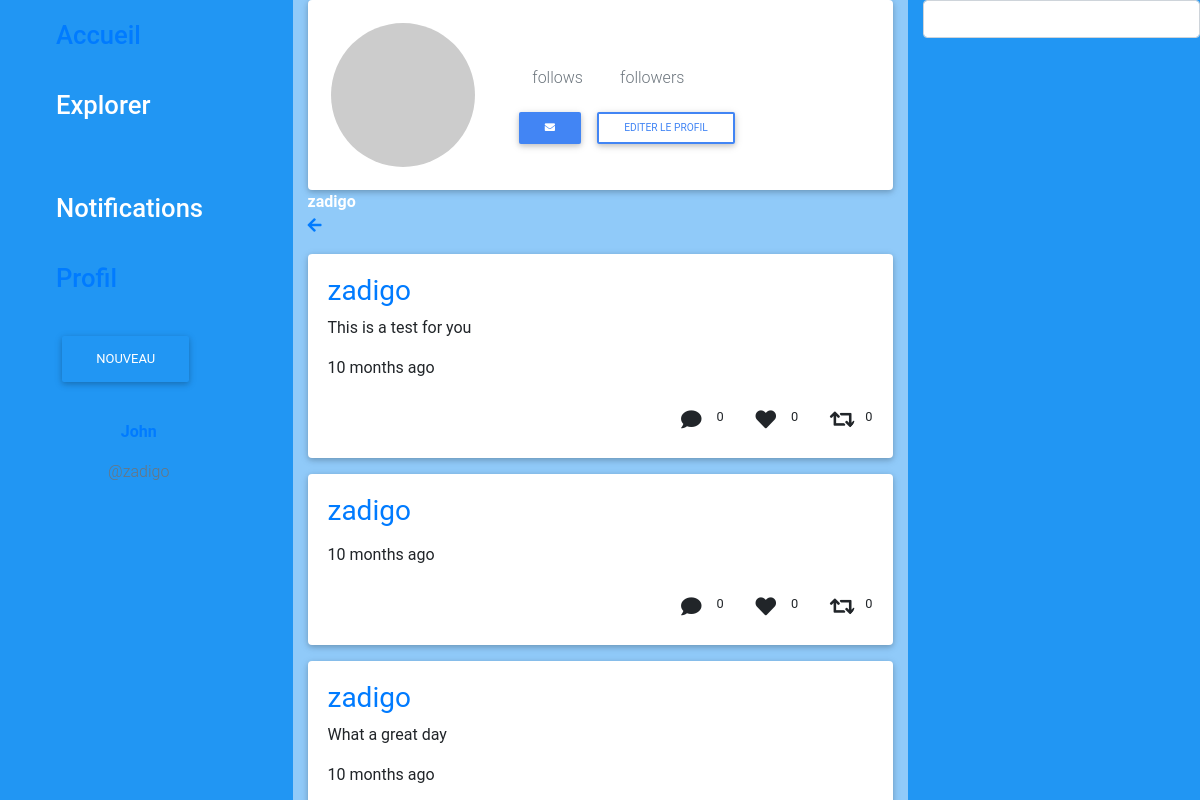
/feed/u/zadigo (signed in), run on the app's committed database.
### accounts/models.py (models this page shows, shortened)
class MyUser(AbstractBaseUser):
    email       = models.EmailField(max_length=255, unique=True)
    firstname      = models.CharField(max_length=100, null=True, blank=True)
    lastname         = models.CharField(max_length=100, null=True, blank=True)
    username         = models.CharField(max_length=50, null=True, blank=True)
    is_active        = models.BooleanField(default=True)
    is_admin            = models.BooleanField(default=False)
    is_staff            = models.BooleanField(default=False)
    objects = managers.MyUserManager()
    USERNAME_FIELD      = 'email'
    REQUIRED_FIELDS     = []

class MyUserProfile(models.Model):
    myuser              = models.OneToOneField(MyUser, on_delete=models.CASCADE)
    customer_id           = models.CharField(max_length=100, blank=True, null=True, help_text='Stripe customer ID')
    birthdate         = models.DateField(default=timezone.now, blank=True, null=True)
    telephone           = models.CharField(max_length=20, blank=True, null=True)
    address            = models.CharField(max_length=150, blank=True, null=True)
    city               = models.CharField(max_length=100, blank=True, null=True)
    zip_code           = models.IntegerField(blank=True, null=True)
    follows   = models.ManyToManyField('self', related_name='followed_by', symmetrical=False)
    avatar   = models.URLField(blank=True, null=True)
    objects = models.Manager()

### feed/models.py (models this page shows, shortened)
class Conversation(models.Model):
    body = models.CharField(max_length=255)
    created_by = models.ForeignKey(MYUSER, on_delete=models.DO_NOTHING)
    created_on = models.DateTimeField(auto_now_add=True)
    class Meta:
        ordering = ['-created_on']
        indexes = [
            models.Index(fields=['created_by'])
        ]
    objects = models.Manager()
    conversations_manager = managers.ConversationsManager.as_manager()

### feed/views.py (the view)
# urls.py: url(r'^u/(?P<username>\w+)$', views.UserTimeLine.as_view(), name='user_timeline'),
class UserTimeLine(LoginRequiredMixin, CustomDetailView):
    template_name = 'pages/user_feed.html'

### feed/views.py (called while the page is built)
    def get_object(self, queryset=None):
        if queryset is None:
            queryset = self.get_queryset()
        username = self.kwargs.get('username')
        if username is not None:
            queryset = queryset.filter(username__iexact=username)
            try:
                user_timeline_to_view = queryset.get()
            except:
                raise Http404(f"The following user '{username}' could not be found")
            return user_timeline_to_view
        else:
            raise AttributeError('CustomDetailView should be called with a username in the url parameters')

### feed/templates/pages/user_feed.html (shortened to what this page needs)
{% extends "pages/index.html" %}
{% load i18n humanize %}
{% block middle_header %}
    <div class="card">
        <div class="profile-banner" style="background-image: url('https://images.unsplash.com/photo-1599231666334-ca0dbd7ad2da?ixlib=rb-1.2.1&ixid=eyJhcHBfaWQiOjEyMDd9&auto=format&fit=crop&w=500&q=80');">
            <div class="card-body">
                <div class="row">
                    <div class="col-4">
                        <div class="avatar">
                            <img src="{{ user_feed.avatar|default:'https://via.placeholder.com/300' }}" class="img-fluid" alt="{{ user_feed.username }}">
                        </div>
                    </div>
                    <div class="col-8 white-text">
                        <h2>{{ user_feed.username }}</h2>
                        <div class="details d-flex flex-direction-row justify-content-left">
                            <p class="font-weight-bolder" id="follows">
                                <a href="{% url 'feed:follows' user_feed.username %}" class="white-text">
                                    {{ user_feed.myuserprofile.follows.count|default:0 }} <span class="text-muted font-weight-light">follows</span>
                                </a>
                            </p>
                            <p class="ml-4 font-weight-bolder" id="followers">
                                <a href="{% url 'feed:followers' user_feed.username %}" class="white-text">
                                    {{ user_feed.myuserprofile.followed_by.count|default:0 }} <span class="text-muted font-weight-light">followers</span>
                                </a>
                            </p>
                        </div>
                        <p>
                            <a href="{% url 'directmessages:messages' user.id user_feed.id %}" class="btn btn-sm btn-primary ml-0">
                                <i class="fa fa-envelope fa-1x"></i>
                            </a>
                            {% if user.username != user_feed.username %}
                                {% if user.myuserprofile in user_feed.myuserprofile.followed_by.all %}
                                    <a href="{% url 'feed:unfollow' user_feed.username %}" class="btn btn-sm btn-danger">
                                        {% trans "Unfollow user" %}
                                    </a>
                                {% else %}
                                    <a href="{% url 'feed:follow' user_feed.username %}" class="btn btn-sm btn-primary">
                                        {% trans "Follow user" %}
                                    </a>
                                {% endif %}
                            {% else %}
                                <a href="{% url 'accounts:profile:home' %}" class="btn btn-sm btn-outline-primary">
                                    {% trans "Editer le profil" %}
                                </a>
                            {% endif %}
                        </p>
                    </div>
                </div>
            </div>
        </div>
    </div>
{% endblock %}
{% block middle %}
    <div class="row">
        <div class="col-12 text-white">
            <div class="username font-weight-bold">{{ user_feed.username }}</div>
            <a href="{% url 'feed:home' %}">
                <i class="fa fa-arrow-left"></i>
            </a>
        </div>
    </div>
    <div class="row">
        <div class="col-12">
            {% for conversation in user_feed.conversation_set.all %}
                {% include "components/cards/conversation.html" %}
            {% endfor %}
        </div>
    </div>
{% endblock %}
{% block right %}
    <div class="row">
        <div class="col-12">
            <form action="{% url 'feed:search' %}" method="get">
                <div class="form-group">
                    <input class="form-control" type="search" name="q" id="search">
                </div>
            </form>
        </div>
    </div>
{% endblock %}

### feed/templates/pages/index.html (shortened to what this page needs)
{% extends "base.html" %}
{% load i18n humanize %}
{% block hero %}
    <section class="view">
        <div id="vue_feed_app">
            <div class="row" style="height: 100vh;">
                <div class="col-3 blue">
                    <div class="row">
                        <div class="col-12">
                            {% include "components/sidebar_links.html" %}
                        </div>
                        {% include "components/user_handles.html" %}
                    </div>
                </div>
                <div class="col-6 blue lighten-3">
                    <div class="wrapper">
                        {% block middle_header %}{% endblock %}
                        {% block middle %}{% endblock %}
                    </div>
                </div>
                <div class="col-3 blue">
                    {% block right %}{% endblock %}
                </div>
            </div>
        </div>
    </section>
{% endblock %}

### templates/base.html (shortened to what this page needs)
{% load static %}
<!DOCTYPE html>
<html lang="{{ LANGUAGE_CODE }}">
    <head>
        <link rel="stylesheet" href="https://stackpath.bootstrapcdn.com/bootstrap/4.5.2/css/bootstrap.min.css">
        <link rel="stylesheet" href="https://use.fontawesome.com/releases/v5.1.0/css/all.css">
        <link rel="stylesheet" href="{% static 'mdb.css' %}">
        <link rel="stylesheet" href="{% static 'style.css' %}">
    </head>
    <body>
        {% block main %}
            <main>
                {% block hero %}{% endblock %}
            </main>
        {% endblock %}
    </body>
</html>

### feed/templates/components/sidebar_links.html (shortened to what this page needs)
<ul class="sidebar">
    <li>
        <a href="{% url 'feed:home' %}">Accueil</a>
    </li>
    <li>Explorer</li>
    <li>
    </li>
    <li>Notifications</li>
    <li>
        <a href="{% url 'feed:user_timeline' user.username %}">
            Profil
        </a>
    </li>
    <li>
        <a class="btn" @click="opennewmessagemodal()">Nouveau</a>
    </li>
</ul>

### feed/templates/components/user_handles.html
<div class="col-12 text-center">
    <p class="font-weight-bold">
        <a href="{% url 'feed:user_timeline' user.username %}">
            {{ user.firstname }}
        </a>
    </p>
    <p class="text-muted">@{{ user.username }}</p>
</div>

### feed/templates/components/cards/conversation.html
{% load i18n humanize %}
<div class="card mt-3">
    <div class="card-body">
        <a href="{% url 'feed:user_timeline' conversation.created_by.username %}">
            <h3>
                {{ conversation.created_by.username }}
            </h3>
        </a>
        <p>{{ conversation.body }}</p>
        <p>{{ conversation.created_on|naturaltime }}</p>
        {% include "components/cards/actions.html" %}
    </div>
</div>

### feed/templates/components/cards/actions.html
<div class="actions d-flex flex-direction-row justify-content-right float-right">
    <div class="action-group">
        <div class="btn btn-sm btn-circle z-depth-0">
            <i class="fa fa-comment fa-2x"></i>
        </div>
        <small>
            {{ conversation.comments_set.count|default:0 }}
        </small>
    </div>
    <div class="action-group">
        <div class="btn btn-sm btn-circle z-depth-0" @click="addlike('{{ conversation.id }}')">
            {% if conversation.has_liked %}
                <i id="like-{{ conversation.id }}" class="fas fa-heart red-text fa-2x"></i>
            {% else %}
                <i id="like-{{ conversation.id }}" class="fas fa-heart fa-2x"></i>
            {% endif %}
        </div>
        <small id="likes-count-{{ conversation.id }}">
            {{ conversation.like_set.count|default:0 }}
        </small>
    </div>
    <div class="action-group">
        <div class="btn btn-sm btn-circle z-depth-0" @click="share($el, {{ conversation.id }})">
            <i class="fa fa-retweet fa-2x" @click="share({{ conversation.id }})"></i>
        </div>
        <small>
            {{ conversation.shares_set.count|default:0 }}
        </small>
    </div>
</div>

### feed/templates/components/modals/new.html (shortened to what this page needs)
{% extends "components/modals/base.html" %}
{% load i18n %}

### static/style.css (style rules this page uses)
.view, body, html { height: 100vh; }
.avatar { height: 150px; width: 150px; border-radius: 50%; overflow: hidden; border: 3px solid white; }
.profile-banner { background-position: center; background-size: cover; background-repeat: no-repeat; }
.sidebar { list-style: none; color: white; }
.sidebar li { padding: 1rem; font-weight: 500; font-size: 1.6rem; cursor: pointer; transition: all 1s; }
.btn-circle { width: 30px; height: 30px; text-align: center; padding: 6px 0; font-size: 12px; line-height: 1.428571429; border-radius: 15px; }

### data on the page
MyUser: firstname "John", myuserprofile.follows.count "1", myuserprofile.followed_by.count "2", username "zadigo"
Conversation: created_by.username "zadigo", body "This is a test for you", created_on "10 months ago", comments_set.count "0", like_set.count "0", shares_set.count "0"
Conversation: created_by.username "zadigo", created_on "10 months ago", comments_set.count "0", like_set.count "0", shares_set.count "0"
Conversation: created_by.username "zadigo", body "What a great day", created_on "10 months ago"
